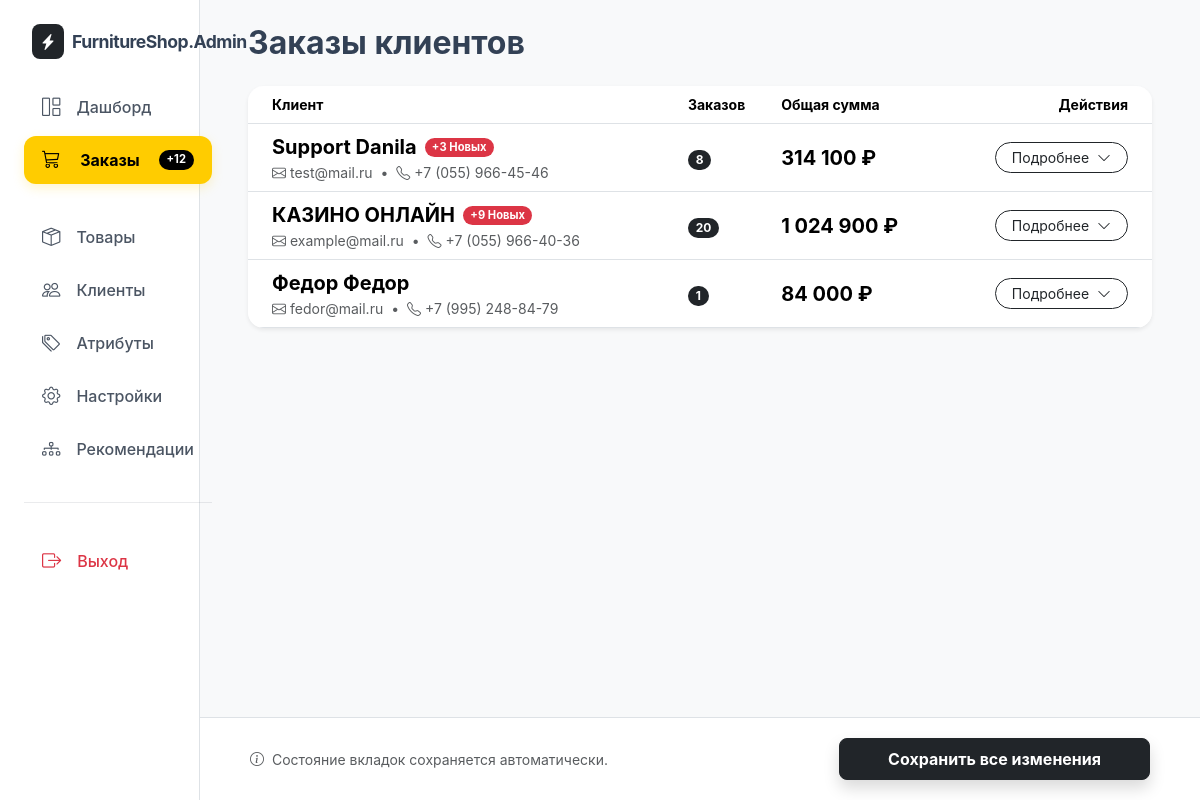
Screenshot of /admin/orders.php (signed in) with the database file from the repository.
### tables this page shows
CREATE TABLE `users` (
  `id` int NOT NULL,
  `email` varchar(100) NOT NULL,
  `password` varchar(255) NOT NULL,
  `role` enum('user','admin') DEFAULT 'user',
  `created_at` timestamp NULL DEFAULT CURRENT_TIMESTAMP,
  `avatar` varchar(255) DEFAULT NULL,
  `surname` varchar(255) DEFAULT '',
  `phone` varchar(20) DEFAULT '',
  `name` varchar(255) DEFAULT ''
);

### admin/orders.php (the view, shortened to what this page needs)
<?php
require 'inc/auth.php';
$query = $pdo->query("SELECT o.*, u.name, u.surname, u.phone, u.email
                      FROM orders o
                      JOIN users u ON o.user_id = u.id
                      ORDER BY o.created_at DESC");
$grouped_orders = [];
foreach ($query->fetchAll() as $row) {
    $grouped_orders[$row['email']][] = $row;
}
uksort($grouped_orders, function($a, $b) use ($grouped_orders) {
    $aHasNew = in_array('new', array_column($grouped_orders[$a], 'status'));
    $bHasNew = in_array('new', array_column($grouped_orders[$b], 'status'));
    if ($aHasNew && !$bHasNew) return -1;
    if (!$aHasNew && $bHasNew) return 1;
    return 0;
});
?>
<!DOCTYPE html>
<html lang="ru">
<head>
    <link rel="stylesheet" href="../assets/css/bootstrap.min.css">
    <link rel="stylesheet" href="../assets/css/bootstrap-icons.min.css">
    <link rel="stylesheet" href="admin-navigation.css">
</head>
<body>
<div class="container-fluid">
    <div class="row">
        <?php include 'inc/navbar.php'; ?>
        <main class="col-md-10 ms-sm-auto p-4 px-md-5">
            <h2 class="fw-bold mb-4">Заказы клиентов</h2>
            <form method="POST">
                <div class="card border-0 shadow-sm rounded-4 overflow-hidden mb-5">
                    <table class="table align-middle mb-0">
                        <thead class="bg-light small text-muted">
                            <tr>
                                <th class="ps-4">Клиент</th>
                                <th>Заказов</th>
                                <th>Общая сумма</th>
                                <th class="text-end pe-4">Действия</th>
                            </tr>
                        </thead>
                        <tbody>
                            <?php foreach ($grouped_orders as $email => $items):
                                $hash = md5($email);
                                $newCount = count(array_filter($items, function($i) { return $i['status'] == 'new'; }));
                            ?>
                            <tr class="user-row" id="row-<?= $hash ?>" onclick="toggleGroup('<?= $hash ?>')">
                                <td class="ps-4">
                                    <div class="d-flex align-items-center">
                                        <div class="fw-bold fs-5 me-2">
                                            <?= htmlspecialchars(($items[0]['surname'] ?? '') . ' ' . $items[0]['name']) ?>
                                        </div>
                                        <?php if ($newCount > 0): ?>
                                            <span class="badge rounded-pill bg-danger" style="font-size: 0.7rem;">
                                                +<?= $newCount ?> Новых
                                            </span>
                                        <?php endif; ?>
                                    </div>
                                    <div class="small text-muted">
                                        <i class="bi bi-envelope me-1"></i><?= $email ?>
                                        <span class="mx-1">•</span>
                                        <i class="bi bi-telephone me-1"></i><?= htmlspecialchars($items[0]['phone']) ?>
                                    </div>
                                </td>
                                <td><span class="badge bg-dark rounded-pill"><?= count($items) ?></span></td>
                                <td><span class="fw-bold fs-5"><?= number_format(array_sum(array_column($items, 'total_price')), 0, '', ' ') ?> ₽</span></td>
                                <td class="text-end pe-4">
                                    <button class="btn btn-sm btn-outline-dark rounded-pill px-3" type="button">
                                        Подробнее <i class="bi bi-chevron-down ms-1 chevron-icon"></i>
                                    </button>
                                </td>
                            </tr>
                            <?php endforeach; ?>
                        </tbody>
                    </table>
                </div>
                <div class="bottom-actions d-flex justify-content-between align-items-center">
                    <div class="text-muted small">
                        <i class="bi bi-info-circle me-1"></i> Состояние вкладок сохраняется автоматически.
                    </div>
                    <button type="submit" name="save_all_changes" class="btn btn-dark px-5 py-2 rounded-3 shadow fw-bold">
                        Сохранить все изменения
                    </button>
                </div>
            </form>
        </main>
    </div>
</div>
</body>
</html>

### admin/admin-navigation.css (style rules this page uses)
:root { --yandex-yellow: #ffcc00; }

### admin/orders.php (style rules this page uses)
:root { --yandex-yellow: #ffcc00; --soft-bg: #f8f9fa; --dark-slate: #0f172a; }
body { background: var(--soft-bg); font-family: 'Inter', system-ui, sans-serif; color: #334155; }
.chevron-icon { transition: transform 0.4s cubic-bezier(0.4, 0, 0.2, 1); display: inline-block; }
.user-row { cursor: pointer; transition: background 0.3s ease; }
.bottom-actions { position: fixed; bottom: 0; right: 0; left: 16.66667%; background: rgba(255, 255, 255, 0.9); backdrop-filter: blur(10px); padding: 20px 50px; border-top: 1px solid #dee2e6; z-index: 1000; }

### rows the page displays
users: surname+name "Support Danila", phone "+7 (055) 966-45-46"
users: surname+name "КАЗИНО ОНЛАЙН", phone "+7 (055) 966-40-36"
users: surname+name "Федор Федор", phone "+7 (995) 248-84-79"

### other values shown
$new_orders_count "12"
$newCount "3"
$email "test@mail.ru"
count($items) "8"
array_sum(array_column($items, 'total_price')) "314 100"
$newCount "9"
$email "example@mail.ru"
count($items) "20"
array_sum(array_column($items, 'total_price')) "1 024 900"
$email "fedor@mail.ru"
count($items) "1"
array_sum(array_column($items, 'total_price')) "84 000"
